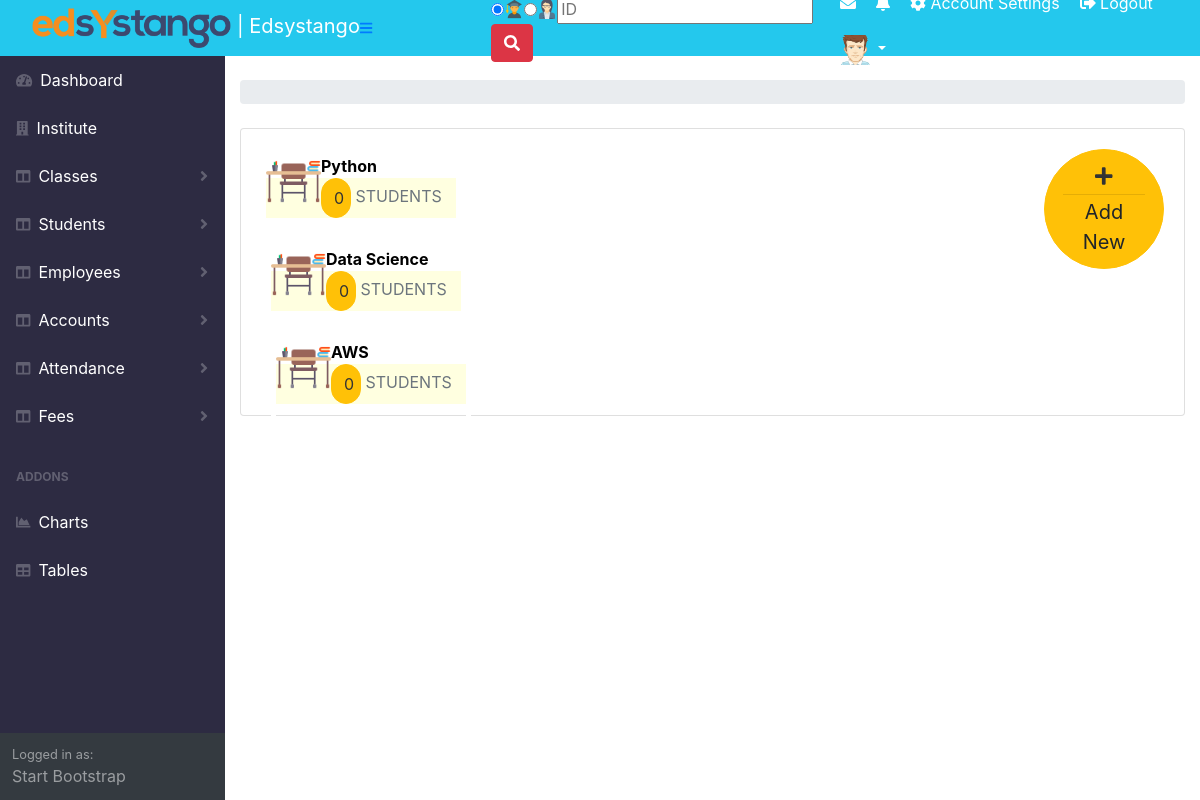
The page /viewclasses/ on the database its author committed.
### portalapp/models.py (models this page shows, shortened)
class Addclass(models.Model):
    name = models.CharField(max_length=255)
    fees = models.FloatField()

### portalapp/views.py (the view)
# urls.py: path('viewclasses/',views.ViewClasses),
def ViewClasses(request):
    obj = Addclass.objects.all()
    return render(request,'portalapp/viewclasses.html',{'obj':obj})

### templates/portalapp/viewclasses.html (shortened to what this page needs)
{% extends 'portalapp/base.html' %}
{% load static %}
{% block base %}
{% if obj %}
<div class="span9" style="float:right;">
								<center><a href="/addclass" class="btn-box span3" style="background:none;">
									<button class="btn btn-warning btn-lg" style="border-radius:50%;width:120px;height:120px;"><i class="fa fa-plus"  style="color:#333;"></i>
									<hr style="margin:2px;">Add New</button>
								</a></center>
</div>
  {% for i in obj %}
<div class="span9" id="sufal" >
					<div class="content">
					<div class="btn-controls" >
					<div class="btn-box-row row-fluid" style="display:block">
										<a href="#" class="btn-box big span3" style="margin-left:0px;margin-right:10px;display:inline"><img src="{%static 'icons/class.png'%}" style="width:55px;height;50px;float:left"><b style="color:black;"> {{i.name}}	</b>
                                        <p class="text-muted" style="background:lightyellow; color:#555;margin-bottom:0px;">  <button class="btn btn-warning" style="width:30px;height:40px;border-radius:30px;color:#333;">0</button> STUDENTS</p>
                                    </a>
{% endfor %}
</div>
</div>
</div>
</div>
{% endif %}
{% endblock %}

### templates/portalapp/base.html (style rules this page uses)
a { color: white !important; }

### templates/portalapp/viewclasses.html (style rules this page uses)
#sufal { height:70px; width:200px; color:black;  }
.btn-box-row { border:5px solid white; }

### rows shown on the page
Addclass: name "Python"
Addclass: name "Data Science"
Addclass: name "AWS"
